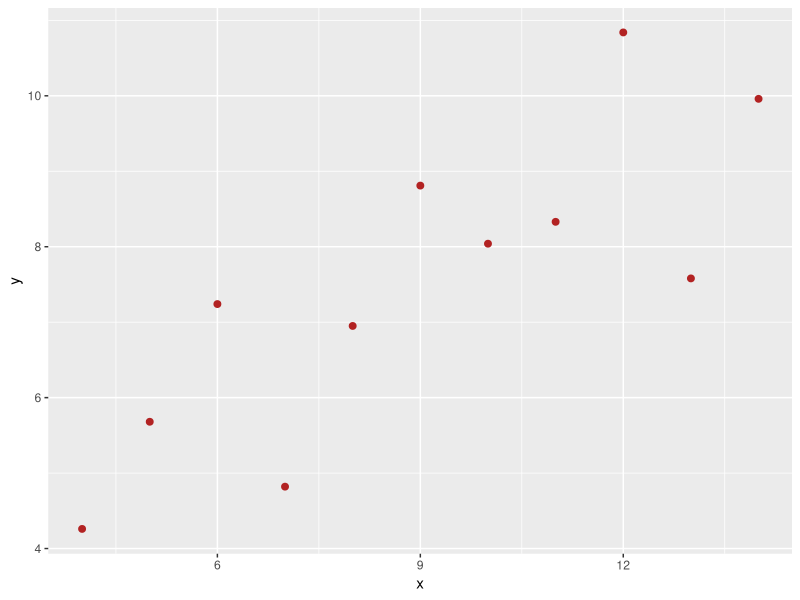
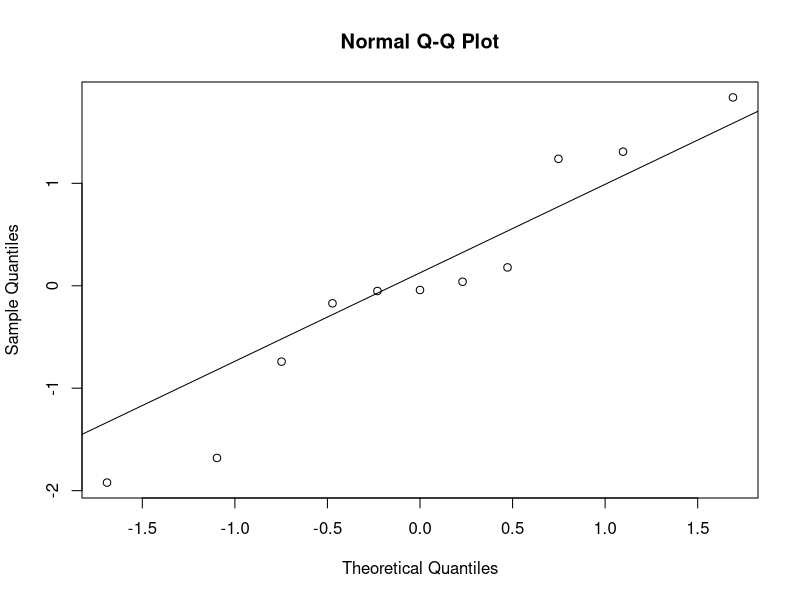
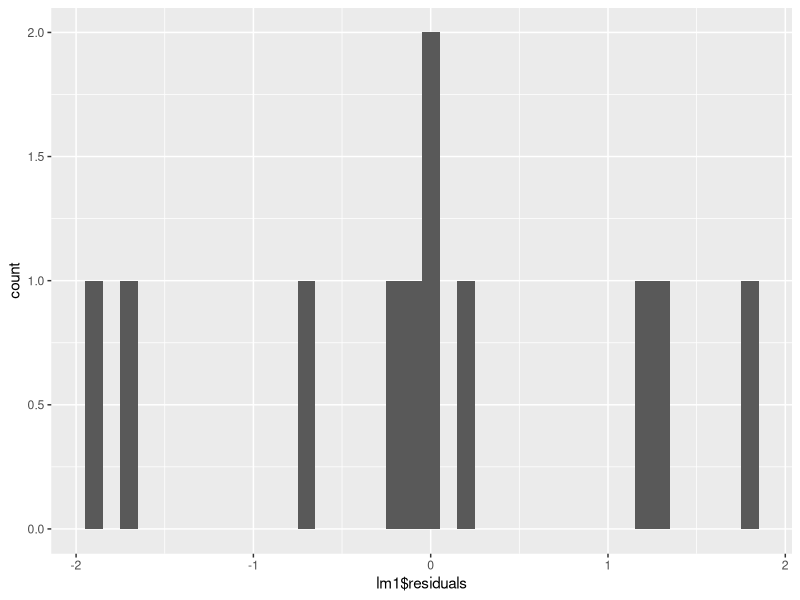
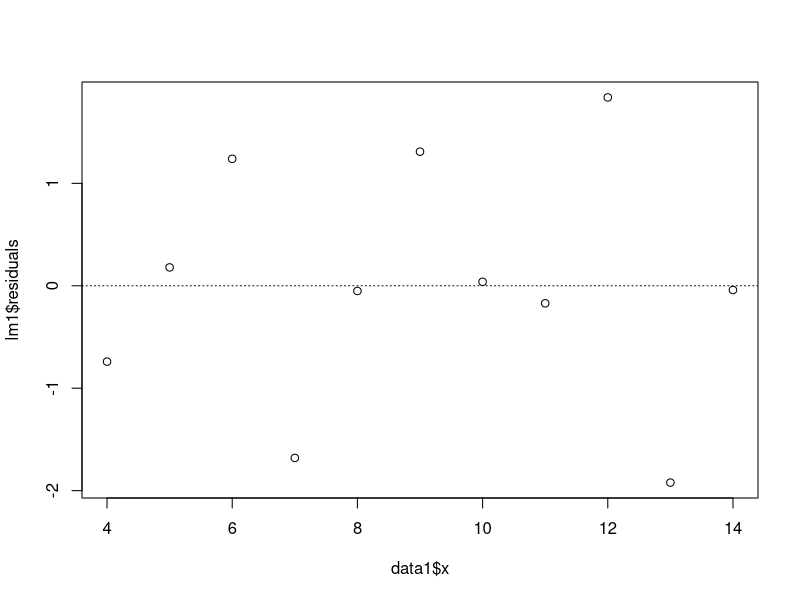
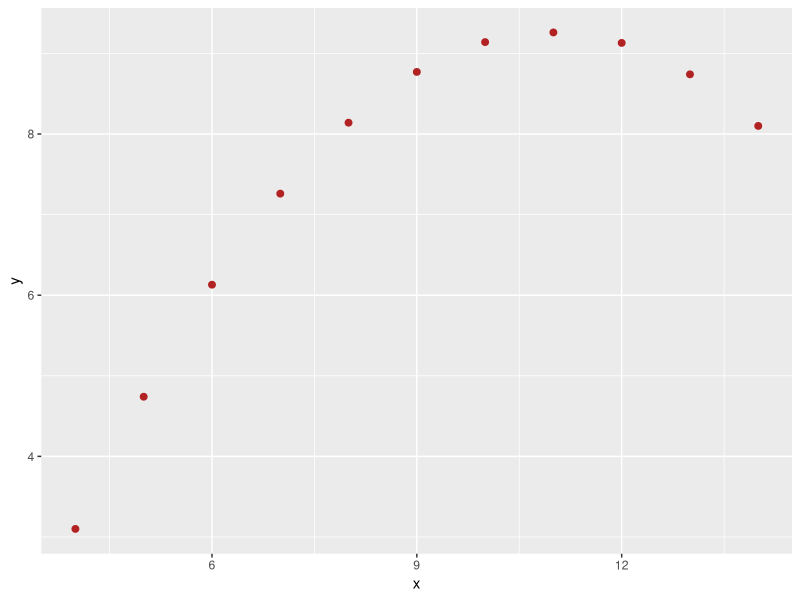
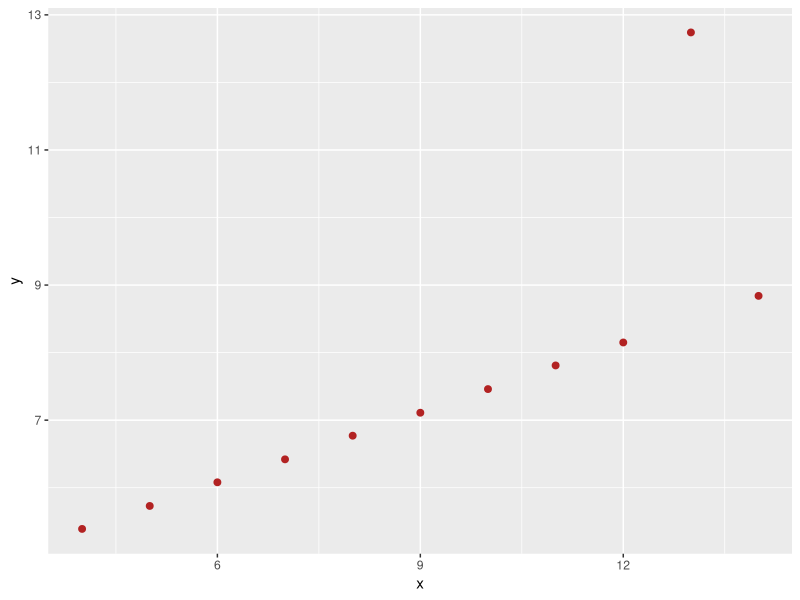
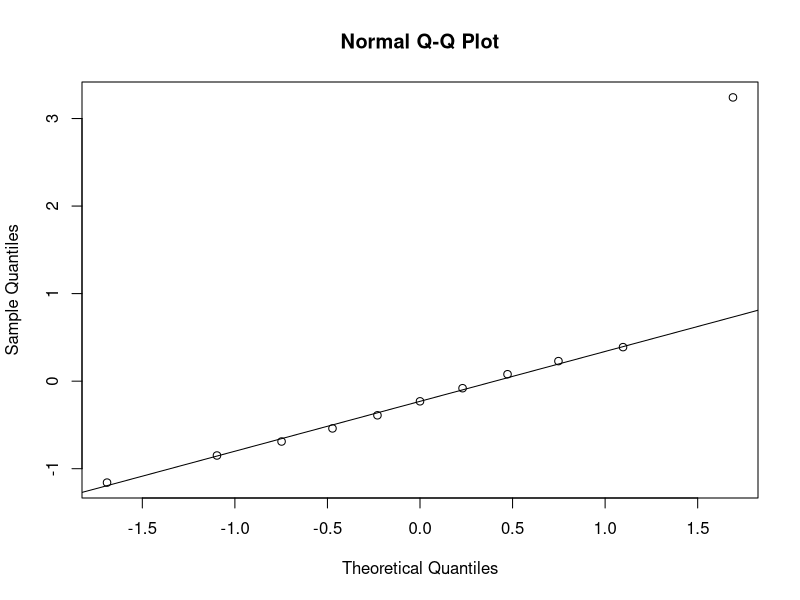
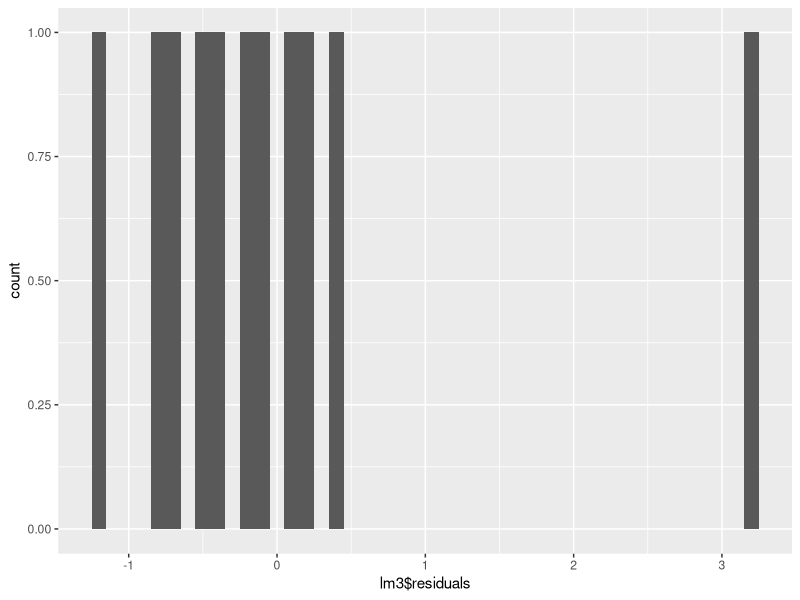

The R source for these figures, in order:
## ---- chunk 1
library(ggplot2)
## ---- chunk 2
options(digits=2)
data1 <- data.frame(x=c(10,8,13,9,11,14,6,4,12,7,5),
y=c(8.04,6.95,7.58,8.81,8.33,9.96,7.24,4.26,10.84,4.82,5.68))

data2 <- data.frame(x=c(10,8,13,9,11,14,6,4,12,7,5),
y=c(9.14,8.14,8.74,8.77,9.26,8.1,6.13,3.1,9.13,7.26,4.74))

data3 <- data.frame(x=c(10,8,13,9,11,14,6,4,12,7,5),
y=c(7.46,6.77,12.74,7.11,7.81,8.84,6.08,5.39,8.15,6.42,5.73))

data4 <- data.frame(x=c(8,8,8,8,8,8,8,19,8,8,8),
y=c(6.58,5.76,7.71,8.84,8.47,7.04,5.25,12.5,5.56,7.91,6.89))

## ---- chunk 3
# Data Set 1:
mx1 <- mean(data1$x)
my1 <- mean(data1$y)

# Data Set 2:
mx2 <- mean(data2$x)
my2 <- mean(data2$y)

# Data Set 3:
mx3 <- mean(data3$x)
my3 <- mean(data3$y)

# Data Set 4:
mx4 <- mean(data4$x)
my4 <- mean(data4$y)
## ---- chunk 4
# Data Set 1:
mdx1 <- median(data1$x)
mdy1 <- median(data1$y)

# Data Set 2:
mdx2 <- median(data2$x)
mdy2 <- median(data2$y)

# Data Set 3:
mdx3 <- median(data3$x)
mdy3 <- median(data3$y)

# Data Set 4:
mdx4 <- median(data4$x)
mdy4 <- median(data4$y)
## ---- chunk 5
# Data Set 1:
sdx1 <- sd(data1$x)
sdy1 <- sd(data1$y)

# Data Set 2:
sdx2 <- sd(data2$x)
sdy2 <- sd(data2$y)

# Data Set 3:
sdx3 <- sd(data3$x)
sdy3 <- sd(data3$y)

# Data Set 4:
sdx4 <- sd(data4$x)
sdy4 <- sd(data4$y)
## ---- chunk 6
correlation1 <- cor(data1$x, data1$y)
correlation2 <- cor(data2$x, data2$y)
correlation3 <- cor(data3$x, data3$y)
correlation4 <- cor(data4$x, data4$y)
## ---- chunk 7
lm1 <- lm(data1$y ~ data1$x)
lm2 <- lm(data2$y ~ data2$x)
lm3 <- lm(data3$y ~ data3$x)
lm4 <- lm(data4$y ~ data4$x)

#Extract line coefficients and store
b0.1 <- lm1$coefficients[[1]]
b1.1 <- lm1$coefficients[[2]]

b0.2 <- lm2$coefficients[[1]]
b1.2 <- lm2$coefficients[[2]]

b0.3 <- lm3$coefficients[[1]]
b1.3 <- lm3$coefficients[[2]]

b0.4 <- lm4$coefficients[[1]]
b1.4 <- lm4$coefficients[[2]]

## ---- chunk 8

ggplot(data1, aes(x = x, y=y)) + geom_point(size = 2, color="firebrick")
## ---- chunk 9
qqnorm(lm1$residuals)
qqline(lm1$residuals)
## ---- chunk 10
ggplot(data=lm1, aes(lm1$residuals)) + geom_histogram(binwidth = 0.1)
## ---- chunk 11
plot(lm1$residuals ~ data1$x)
abline(h = 0, lty = 3)
## ---- chunk 12

ggplot(data2, aes(x = x, y=y)) + geom_point(size = 2, color="firebrick")
## ---- chunk 13

ggplot(data3, aes(x = x, y=y)) + geom_point(size = 2, color="firebrick")

## ---- chunk 14
qqnorm(lm3$residuals)
qqline(lm3$residuals)
## ---- chunk 15
ggplot(data=lm3, aes(lm3$residuals)) + geom_histogram(binwidth = 0.1)
## ---- chunk 16
plot(lm3$residuals ~ data3$x)
abline(h = 0, lty = 3)
## ---- chunk 17

ggplot(data4, aes(x = x, y=y)) + geom_point(size = 2, color="firebrick")

## ---- chunk 18
# x variables
ggplot(data=data1, aes(data1$x)) + geom_histogram(binwidth = 0.1) + ggtitle("x variable for data sets 1, 2, 3")
ggplot(data=data4, aes(data4$x)) + geom_histogram(binwidth = 0.1) + ggtitle("x variable for data sets 4")

# y variables
ggplot(data=data1, aes(data1$y)) + geom_histogram(binwidth = 0.1) + ggtitle("y variable for data sets 1")
ggplot(data=data2, aes(data2$y)) + geom_histogram(binwidth = 0.1) + ggtitle("y variable for data sets 2")
ggplot(data=data1, aes(data3$y)) + geom_histogram(binwidth = 0.1) + ggtitle("y variable for data sets 3")
ggplot(data=data1, aes(data4$y)) + geom_histogram(binwidth = 0.1) + ggtitle("y variable for data sets 4")
